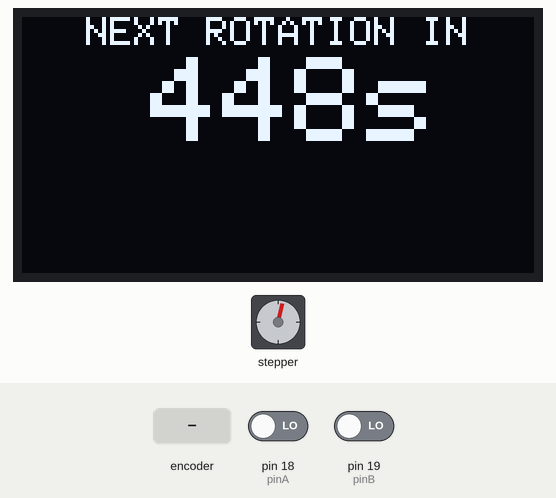
Recording of a sketch running on a simulated Arduino Uno, built with avr-gcc and run on an emulated ATmega328P. Shown: 128×64 one-colour display, stepper motor. The test bench sets the inputs (shaded band); at power-on: pin 18 (pinA) LOW, pin 19 (pinB) LOW. Stepper angles assume 6400 steps per turn; what the sketch prints to the serial monitor is not drawn.

Above: at 1.2 s.
1.3 s: rotary encoder on pin 18 (pinA) / pin 19 (pinB) turned 1 step (first pin leading)
At 2.8 s:
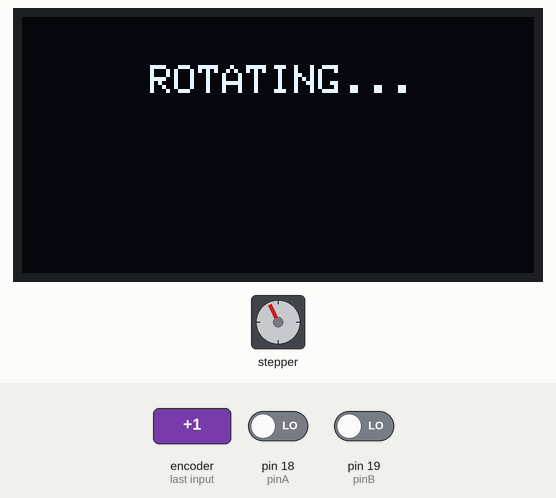
3.5 s: rotary encoder on pin 18 (pinA) / pin 19 (pinB) turned 3 steps (first pin leading)
At 5.8 s:
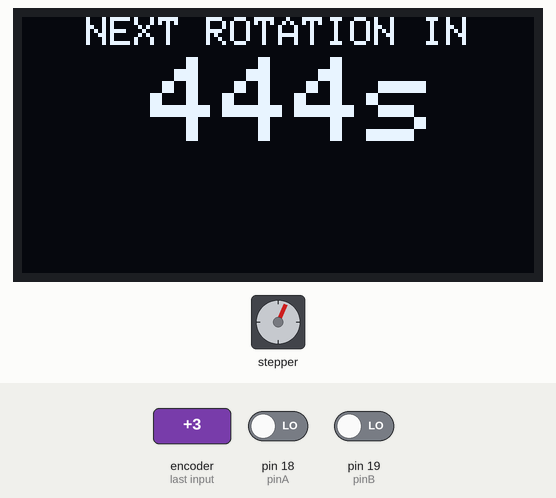
7.1 s: rotary encoder on pin 18 (pinA) / pin 19 (pinB) turned 3 steps (first pin leading)
At 9.8 s:
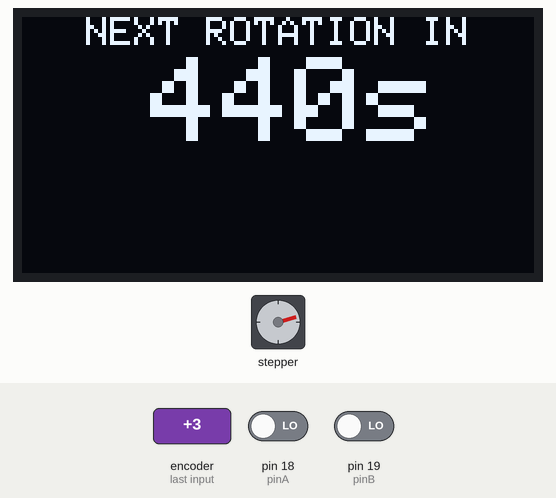
10.5 s: rotary encoder on pin 18 (pinA) / pin 19 (pinB) turned 3 steps (first pin leading)
At 12.7 s:
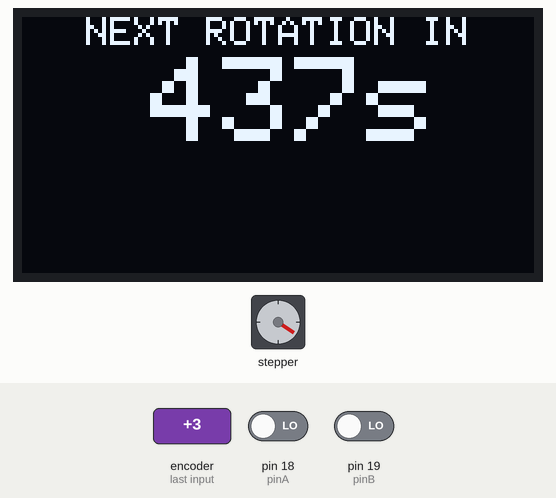
13.0 s: rotary encoder on pin 18 (pinA) / pin 19 (pinB) turned 3 steps (first pin leading)
At 14.4 s:
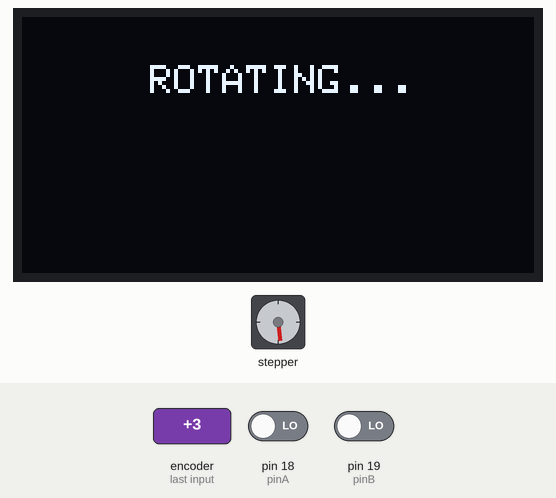
Timing chart, 0 to 16.0 s (numbered marks = the images above; inputs shaded):
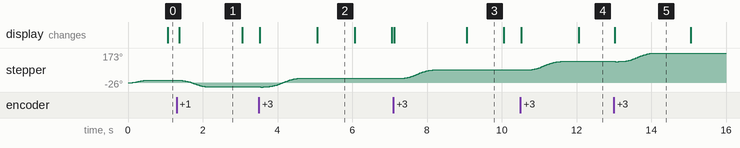

The sketch:

experiment02_simultaneous_manual_rotation_and_display.ino
```cpp
/*
 * Simultaneous Operations (Experiment 2)
 * Manual Rotation, Periodic Rotation, and Display
 * Sascha T. Ishikawa
 * October 14, 2022
 *
 * Rotation stuttered whenever a timed event, i.e., updating the display, occurs on the same timestep
 * Solved by displaying static "ROTATING..." screen while rotating, blocking any re-renders
 */

#include <arduino-timer.h>

// OLED pins
#define OLED_RESET 4

// Stepper motor pins
#define stepPin 2
#define dirPin 3
#define disablePin 4
#define stepsPerRevolution 6400

// Global variables

long stepperInterval = 450000; // 7.5 minutes
long displayInterval = 1000;  // 1 second
long currentTick = stepperInterval/1000;

bool isRotationActive = false;


// For timed intervals
auto timer = timer_create_default();

void setup() {

  // Open serial port, set the baud rate to 9600 bps
  Serial.begin(9600);

  // Set up components
  setupDisplay();
  setupRotaryEncoder();
  setupStepperMotor();

  // Set up timers
  timer.every(stepperInterval, moveStepperMotor);
  timer.every(displayInterval, updateDisplay);
}

void loop() {
  // Disable stepper motor between rotations
  digitalWrite(disablePin, !isRotationActive);

  // Respond to changes in rotary encoders
  handleRotaryEncoderUpdates();

  // Keep running motor, if needed
  runStepperMotor();

  // Advance timer
  timer.tick();
}
```

display.ino
```cpp
#include <Adafruit_GFX.h>
#include <Adafruit_SSD1306.h>

// Instantiate OLED display
Adafruit_SSD1306 display(OLED_RESET);

void setupDisplay() {
  display.begin(SSD1306_SWITCHCAPVCC, 0x3C); //initialize with the I2C addr 0x3C (128x64)
  display.clearDisplay();
}

void displayRotationScreen() {
  display.setTextSize(1);
  display.setTextColor(WHITE);
  display.setCursor(32, 12);
  display.clearDisplay();
  display.println("ROTATING...");
  display.display();
  return;
}

bool updateDisplay(void *) {

  // Reset countdown timer
  if (currentTick <= 0) {
    Serial.println("*** STEP ***");
    currentTick = stepperInterval/1000;
  }

  Serial.print("CURRENT TICK: ");
  Serial.println(currentTick);

  currentTick--;

    // Only display when not moving
  if (abs(stepperMotorDistanceToGo()) > 0) {
    // DEBUG CODE
    Serial.print("DISTANCE TO GO: ");
    Serial.println(stepperMotorDistanceToGo());
  } else {
    // Reset active rotation flag
    isRotationActive = false;

    // Update OLED buffer

    display.clearDisplay();
    display.setTextSize(1);
    display.setTextColor(WHITE);
    display.setCursor(16, 0);
    display.println("NEXT ROTATION IN");

    display.setTextSize(3);
    display.setTextColor(WHITE);
    display.setCursor(32, 10);
    display.print(currentTick);
    display.println("s");
    display.display();
  }

  return true;
}
```

rotaryEncoder.ino
```cpp
int pinA = 18; // Connected to CLK on KY-040
int pinB = 19; // Connected to DT on KY-040
int pinALast;
int aVal;
bool bCW;
int encoderPosition = 0;
int encoderPosCount = 0;

void setupRotaryEncoder() {
  // Set up rotary encoder
  pinMode(pinA,INPUT);
  pinMode(pinB,INPUT);
  pinALast = digitalRead(pinA);
}

void handleRotaryEncoderUpdates() {

  // Read Pin A value; if no change, do nothing...
  aVal = digitalRead(pinA);
  if (aVal == pinALast) {
    return;
  }

  if (!isRotationActive) {
    displayRotationScreen();
    isRotationActive = true; // Block re-renders until rotation concluded
  }

  if (digitalRead(pinB) != aVal) {
    // Pin A changed cirst, so rotating CW
    encoderPosCount ++;
    bCW = true;
  } else {
    // Pin B changed first, so rotating CCW
    bCW = false;
    encoderPosCount--;
  }

  encoderPosition = map(encoderPosCount, 1, 30, 1, stepsPerRevolution);
  // stepper.moveTo(encoderPosition);
  moveStepperMotorTo(encoderPosition);

  pinALast = aVal;
  return;
}
```

stepperMotor.ino
```cpp
#include <AccelStepper.h>

// Define the stepper motor and the pins that is connected to
AccelStepper stepper(1, stepPin, dirPin); // (Typeof driver: with 2 pins, STEP, DIR)

int degPerMove = 15;

void setupStepperMotor() {
  pinMode(disablePin, OUTPUT);
  digitalWrite(disablePin, HIGH);  // Disable stepper motor until needed
  stepper.setMaxSpeed(5000);       // Set maximum speed value for the stepper
  stepper.setAcceleration(5000);   // Set acceleration value for the stepper
  stepper.setCurrentPosition(0);   // Set the current position to 0 steps
}

bool moveStepperMotor(void *) {
  if (!isRotationActive) {
    displayRotationScreen();
    isRotationActive = true; // Block re-renders until rotation concluded
  }

  stepper.move(map(degPerMove, 1, 360, 1, stepsPerRevolution));
  return true;
}

void runStepperMotor() {
  stepper.run();
}

void moveStepperMotorTo(int position) {
  stepper.moveTo(position);
}

int stepperMotorDistanceToGo() {
 return stepper.distanceToGo();
}
```

Measured:
- after the input at 1.3 s, stepper: turns 39° counter-clockwise in 0.71 s, starting after 0.09 s; the display: changes after 0.08 s (image 1)
- after the input at 7.1 s, stepper: turns 50° clockwise in 0.84 s, starting after 0.21 s; the display: first changes at once (image 3 shows a later state)
- after the input at 10.5 s, stepper: turns 50° clockwise in 0.83 s, starting after 0.24 s; the display: first changes at once (image 4 shows a later state)
- by itself, stepper: turns 14° clockwise in 0.36 s
- what the display in image 2 shows lasts 1.0 s, from 5.1 s to 6.1 s
